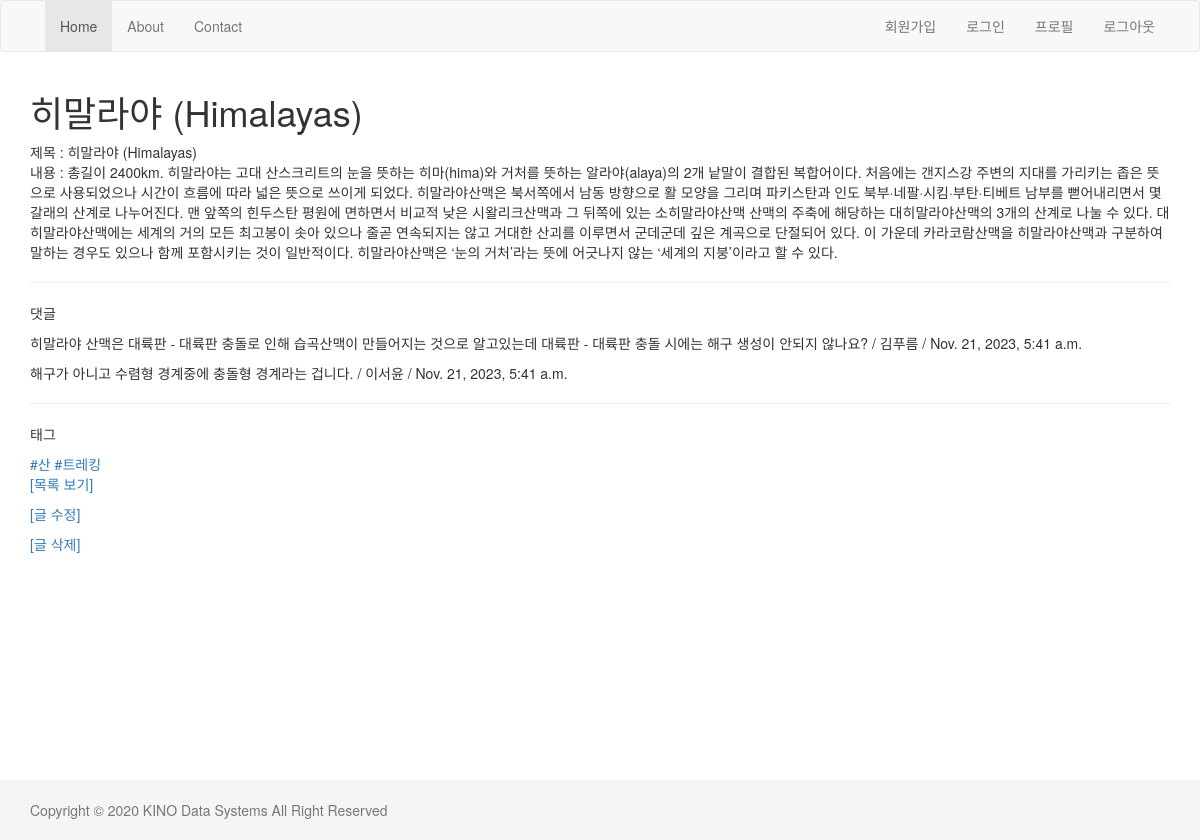
The page /blog/9/ on the database its author committed.
### blog/models.py (models this page shows, shortened)
class Post(models.Model):
    title = models.CharField(max_length=250)
    body = models.TextField()
    tag = models.ManyToManyField('Tag', null=True, blank=True)
    ip = models.GenericIPAddressField(null=True)

class Comment(models.Model):
    post = models.ForeignKey(Post, on_delete=models.CASCADE, related_name='comments')
    author = models.CharField(max_length=20)
    message = models.TextField()
    created = models.DateField(auto_now_add=True)
    updated = models.DateTimeField(auto_now=True)

class Tag(models.Model):
    name = models.CharField(max_length=50, unique=True)

### blog/views.py (the view)
# urls.py: path('<int:no>/', views.detail, name='detail'),
def detail(request, no):
    post = get_object_or_404(Post, id=no)
    comment_list = post.comments.all()
    tag_list = post.tag.all()
    return render(request, 'blog/detail.html', {'post':post,
                                                'comment_all':comment_list,
                                                'tag_list':tag_list,})

### blog/templates/blog/detail.html (shortened to what this page needs)
{% extends "layout.html" %}
{% block content %}
    <h1> {{post.title}} </h1>
    제목 : {{post.title}} <br>
    내용 : {{post.body}} <br>
    <hr>
    <p>댓글</p>
    {% for comment in comment_all %}
        <p>{{comment.message}} / {{comment.author}} / {{comment.updated}}</p>
    {% empty %}
        <p>댓글이 존재하지 않습니다.</p>
    {% endfor %}
    <hr>
    <p>태그</p>
    {% for tag in tag_list %}
        <a href="/blog/tag/{{tag.id}}/">#{{tag.name}}</a>
    {% endfor %}
    <p><a href="{% url 'blog:list' %}">[목록 보기]</a></p>
    <p><a href="{% url 'blog:update' post.id %}">[글 수정]</a></p>
    <p><a href="{% url 'blog:delete' post.id %}">[글 삭제]</a></p>
{% endblock content %}

### templates/layout.html (style rules this page uses)
html { position: relative; min-height: 100% }
body { margin-bottom: 60px }

### rows shown on the page
Post: title "히말라야 (Himalayas)", body "총길이 2400km. 히말라야는 고대 산스크리트의 눈을 뜻하는 히마(hima)와 거처를 뜻하는 알라야(alaya)의 2개 낱말이 결합된 복합어이다. 처음에는 갠지스강 주변의 지대를 가리키는 좁은 뜻으로 사용되었으나 시간이 흐름에 따라 넓은 뜻으로 쓰이게 되었다. 히말라야산맥은 북서쪽에서 남동 방향으로 활 모양을 그리며 파키스탄과 인도 북부·네팔·시킴·부탄·티베트 남부를 뻗어내리면서 몇 갈래의 산계로 나누어진다. 맨 앞쪽의 힌두스탄 평원에 면하면서 비교적 낮은 시왈리크산맥과 그 뒤쪽에 있는 소히말라야산맥 산맥의 주축에 해당하는 대히말라야산맥의 3개의 산계로 나눌 수 있다. 대히말라야산맥에는 세계의 거의 모든 최고봉이 솟아 있으나 줄곧 연속되지는 않고 거대한 산괴를 이루면서 군데군데 깊은 계곡으로 단절되어 있다. 이 가운데 카라코람산맥을 히말라야산맥과 구분하여 말하는 경우도 있으나 함께 포함시키는 것이 일반적이다. 히말라야산맥은 ‘눈의 거처’라는 뜻에 어긋나지 않는 ‘세계의 지붕’이라고 할 수 있다."
Comment: message "히말라야 산맥은 대륙판 - 대륙판 충돌로 인해 습곡산맥이 만들어지는 것으로 알고있는데 대륙판 - 대륙판 충돌 시에는 해구 생성이 안되지 않나요?", author "김푸름", updated "Nov. 21, 2023, 5:41 a.m."
Comment: message "해구가 아니고 수렴형 경계중에 충돌형 경계라는 겁니다.", author "이서윤", updated "Nov. 21, 2023, 5:41 a.m."
Tag: name "산"
Tag: name "트레킹"
